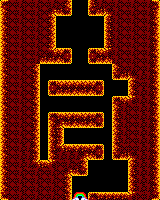

The image is a tile-based game level rendered from a .tmx file. Its description and complete source (layers, tilesets, objects, tile grids) follow:
An orthogonal 20x25 tile map with 8x8 px tiles, 1 tile layer (Capa de patrones 1).

<map version="1.5" tiledversion="1.7.2" orientation="orthogonal" renderorder="right-down" width="20" height="25" tilewidth="8" tileheight="8" infinite="0" nextlayerid="2" nextobjectid="1">
 <tileset firstgid="1" source="tileset_02.tsx" />
 <layer id="1" name="Capa de patrones 1" width="20" height="25">
  <data encoding="csv">
11,18,19,18,19,18,19,18,3,1,1,6,19,18,19,18,19,18,19,12,
5,18,19,18,19,18,23,7,14,1,1,13,7,20,19,18,19,18,19,4,
6,18,19,18,19,18,3,1,1,1,1,1,1,6,19,18,19,18,19,3,
5,18,19,18,19,18,3,1,1,1,1,1,1,6,19,18,19,18,19,4,
6,18,19,18,19,18,3,1,1,1,1,1,1,6,19,18,19,18,19,3,
5,18,19,18,19,18,3,1,1,1,1,1,1,6,19,18,19,18,19,4,
6,18,19,18,19,18,22,24,12,1,1,11,24,21,19,18,19,18,19,3,
5,18,19,18,19,7,7,8,14,1,1,13,7,8,19,18,19,18,19,4,
6,18,19,18,3,1,1,1,1,1,1,1,1,1,5,18,19,18,19,3,
5,18,19,18,4,1,1,1,1,1,1,1,1,1,13,7,20,19,19,4,
6,18,19,18,3,1,11,24,24,24,24,24,12,1,1,1,5,18,19,3,
5,18,19,18,4,1,13,7,7,8,7,8,14,1,1,1,5,19,19,4,
6,18,19,18,3,1,1,1,1,1,1,1,1,1,11,24,21,19,19,3,
5,18,19,18,4,1,1,1,1,1,1,1,1,1,5,19,18,19,19,4,
6,18,19,18,3,1,11,2,24,2,24,2,12,1,6,19,18,19,19,3,
5,18,19,18,4,1,5,23,7,8,7,8,14,1,5,19,18,19,19,4,
6,18,19,18,3,1,6,4,1,1,1,1,1,1,5,19,18,19,19,3,
5,18,19,18,3,1,5,4,1,1,1,1,1,1,6,19,18,19,19,4,
6,18,19,19,3,1,6,22,2,24,2,24,12,1,5,18,18,19,19,3,
5,18,19,19,4,1,5,19,19,19,23,8,14,1,13,7,20,19,19,4,
6,18,19,19,22,2,21,18,19,18,3,1,1,1,1,1,5,19,19,3,
5,18,19,18,19,18,19,18,23,7,14,1,1,1,1,1,6,19,19,4,
6,18,19,18,19,18,19,18,3,1,1,1,1,1,1,1,5,19,19,3,
5,18,19,18,19,18,19,18,3,1,1,1,1,1,1,1,5,19,19,4,
13,18,19,18,19,18,19,18,4,9,10,11,2,2,2,2,21,18,19,14
</data>
 </layer>
</map>
